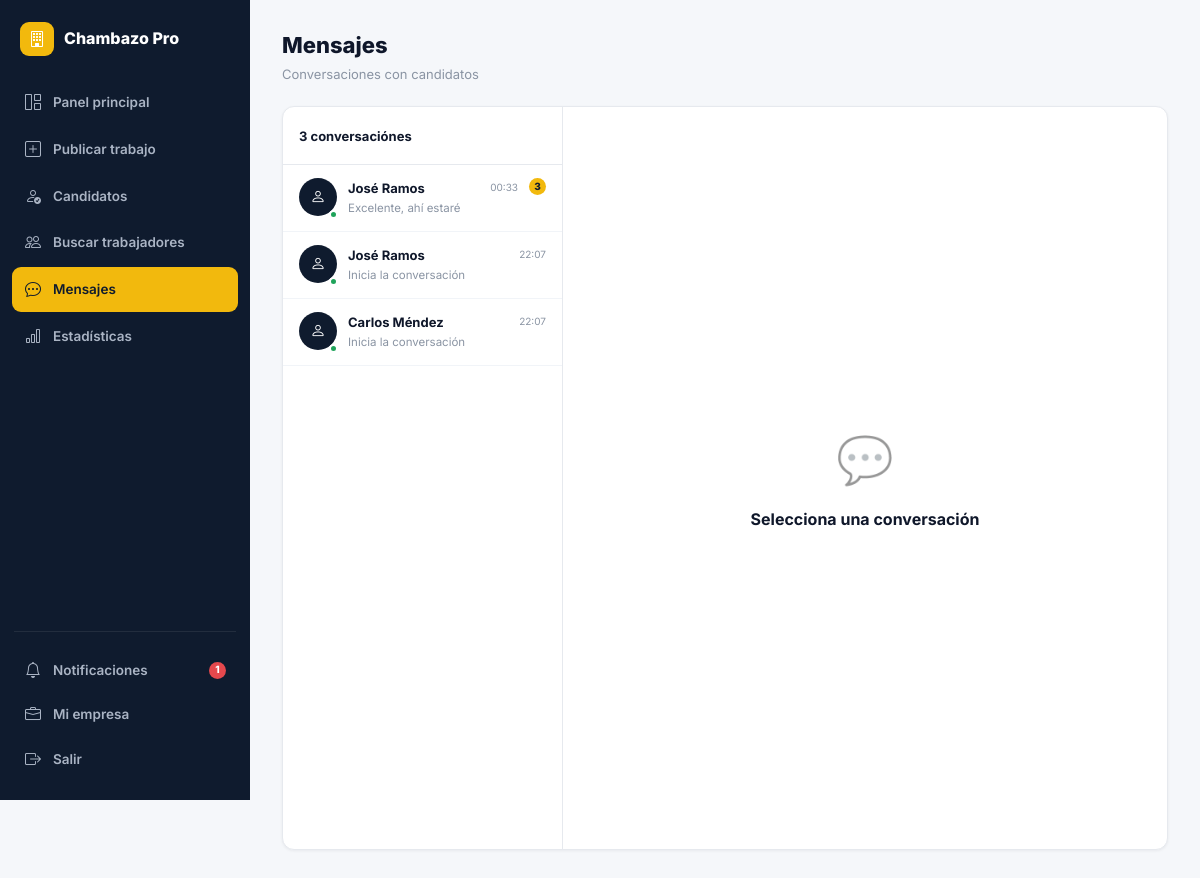
/mensajes/ (signed in), run on the app's committed database.
### core/models.py (models this page shows, shortened)
class Solicitud(models.Model):
    STATUS_CHOICES = [
        ('pendiente', 'Pendiente'),
        ('en_revision', 'En revisión'),
        ('aceptado', 'Aceptado'),
        ('rechazado', 'Rechazado'),
        ('contratado', 'Contratado'),
        ('en_progreso', 'En progreso'),
        ('completado', 'Completado'),
    ]
    trabajo   = models.ForeignKey(Trabajo, on_delete=models.CASCADE, related_name='solicitudes')
    trabajador= models.ForeignKey(User, on_delete=models.CASCADE, related_name='solicitudes')
    estado    = models.CharField(max_length=20, choices=STATUS_CHOICES, default='pendiente')
    mensaje   = models.TextField(blank=True)
    rapida    = models.BooleanField(default=False)
    tarifa_propuesta = models.DecimalField(max_digits=10, decimal_places=2, null=True, blank=True)
    creado    = models.DateTimeField(auto_now_add=True)
    actualizado = models.DateTimeField(auto_now=True)
    class Meta:
        unique_together = ('trabajo', 'trabajador')
        ordering = ['-creado']

class Mensaje(models.Model):
    solicitud = models.ForeignKey(Solicitud, on_delete=models.CASCADE, related_name='mensajes')
    autor     = models.ForeignKey(User, on_delete=models.CASCADE, related_name='mensajes_enviados')
    texto     = models.TextField()
    leido     = models.BooleanField(default=False)
    creado    = models.DateTimeField(auto_now_add=True)
    class Meta:
        ordering = ['creado']

### core/views.py (the view, shortened to what this page needs)
# urls.py: path('mensajes/', views.mensajes, name='mensajes'),
@login_required
def mensajes(request, sol_pk=None):
    if request.user.profile.rol == 'trabajador':
        conv_qs = Solicitud.objects.filter(
            trabajador=request.user, estado__in=['aceptado', 'contratado']
        ).select_related('trabajo__contratista__profile')
    else:
        conv_qs = Solicitud.objects.filter(
            trabajo__contratista=request.user, estado__in=['aceptado', 'contratado']
        ).select_related('trabajador__profile', 'trabajo')
    conversaciones = []
    for sol in conv_qs:
        otro = sol.trabajo.contratista if request.user == sol.trabajador else sol.trabajador
        ultimo = sol.mensajes.last()
        conversaciones.append({
            'sol': sol, 'otro': otro,
            'ultimo_msg': ultimo.texto if ultimo else 'Inicia la conversación',
            'ultimo_fecha': ultimo.creado if ultimo else sol.creado,
            'no_leidos': sol.mensajes.filter(leido=False).exclude(autor=request.user).count(),
        })
    conversaciones.sort(key=lambda c: c['ultimo_fecha'], reverse=True)
    sol_activa = None
    otro_user = None
    msgs = []
    active = 'mensajes'
    ctx = ctx_base(request)
    ctx.update({'conversaciones': conversaciones, 'sol_activa': sol_activa,
                'otro_user': otro_user, 'mensajes_list': msgs, 'active': active})
    template = 'core/mensajes_contratista.html' if request.user.profile.rol == 'contratista' else 'core/mensajes.html'
    return render(request, template, ctx)

### core/views.py (called while the page is built)
def ctx_base(request):
    ctx = {'GOOGLE_MAPS_KEY': settings.GOOGLE_MAPS_API_KEY}
    if request.user.is_authenticated:
        ctx['notif_count'] = Notificacion.objects.filter(usuario=request.user, leida=False).count()
        if request.user.profile.rol == 'trabajador':
            ctx['urgentes_count'] = Trabajo.objects.filter(activo=True, es_urgente=True).count()
            ctx['solicitudes_pend_count'] = Solicitud.objects.filter(
                trabajador=request.user, estado__in=['pendiente', 'en_revision']).count()
    return ctx

### core/templates/core/mensajes_contratista.html (shortened to what this page needs)
{% extends 'core/base.html' %}
{% block body %}
{% include 'core/_sidebar_contratista.html' %}
<div class="page-hd"><div><h1>Mensajes</h1><p>Conversaciones con candidatos</p></div></div>
<div class="msg-shell">
  <div class="msg-list {% if sol_activa %}mobile-hide{% else %}mobile-show{% endif %}">
    <div class="msg-list-hd"><span class="fw-700 t-sm">{{ conversaciones|length }} conversación{{ conversaciones|length|pluralize:"es" }}</span></div>
    {% for c in conversaciones %}
    <a href="{% url 'mensajes_chat' c.sol.pk %}" class="conv-item {% if sol_activa.pk == c.sol.pk %}active{% endif %}">
      <div style="position:relative;">
        <div class="conv-av">{% if c.otro.profile.foto %}<img src="{{ c.otro.profile.foto.url }}" alt="">{% else %}<i class="bi bi-person"></i>{% endif %}</div>
        <div class="conv-online-dot"></div>
      </div>
      <div style="flex:1;min-width:0;">
        <div class="flex-bc"><span class="conv-name">{{ c.otro.get_full_name|default:c.otro.username }}</span><span class="conv-time">{{ c.ultimo_fecha|date:"H:i" }}</span></div>
        <div class="conv-preview">{{ c.ultimo_msg }}</div>
      </div>
      {% if c.no_leidos > 0 %}<span class="sidebar-badge" style="position:static;background:var(--yellow);color:var(--navy);">{{ c.no_leidos }}</span>{% endif %}
    </a>
    {% empty %}
    <div class="empty-state"><div class="empty-icon">💬</div><div class="empty-title">Sin conversaciones</div></div>
    {% endfor %}
  </div>
  <div class="chat-area {% if not sol_activa %}mobile-hide{% endif %}">
    {% if sol_activa %}
    <div class="chat-area-hd">
      <div class="conv-av">{% if otro_user.profile.foto %}<img src="{{ otro_user.profile.foto.url }}" alt="">{% else %}<i class="bi bi-person"></i>{% endif %}</div>
      <div><div class="fw-700 t-sm">{{ otro_user.get_full_name|default:otro_user.username }}</div><div class="t-xxs t-muted">{{ sol_activa.trabajo.titulo }}</div></div>
    </div>
    <div class="chat-msgs" id="chatMsgs">
      {% for m in mensajes_list %}
      <div class="msg-row {% if m.autor == request.user %}me{% endif %}">
        <div class="msg-av-sm">{% if m.autor.profile.foto %}<img src="{{ m.autor.profile.foto.url }}" style="width:28px;height:28px;border-radius:50%;object-fit:cover;">{% else %}<i class="bi bi-person"></i>{% endif %}</div>
        <div><div class="bubble {% if m.autor == request.user %}bubble-me{% else %}bubble-them{% endif %}">{{ m.texto }}</div>
        <div class="t-xxs t-muted mt-4" style="{% if m.autor == request.user %}text-align:right;{% endif %}">{{ m.creado|date:"H:i" }}</div></div>
      </div>
      {% empty %}
      <div class="empty-state"><div class="empty-icon">💬</div><div class="empty-title">Inicia la conversación</div></div>
      {% endfor %}
    </div>
    <form method="post" class="chat-input-bar">
      {% csrf_token %}
      <input type="text" name="texto" class="chat-input" placeholder="Escribe un mensaje..." autocomplete="off" required>
      <button type="submit" class="btn btn-y btn-icon-circle" style="width:38px;height:38px;color:var(--navy);"><i class="bi bi-send-fill"></i></button>
    </form>
    {% else %}
    <div class="empty-state" style="margin:auto;"><div class="empty-icon">💬</div><div class="empty-title">Selecciona una conversación</div></div>
    {% endif %}
  </div>
</div>
{% include 'core/_sidebar_close.html' %}
{% endblock %}

### static/css/chambazo.css (style rules this page uses)
:root { --green:#1FA35A; --green-dark:#178449; --green-light:#e7f7ee; --green-glow:rgba(31,163,90,.18); --yellow:#F2B90D; --yellow-dark:#c99a08; --yellow-light:#fdf6dc; --red:#e5484d; --red-light:#fdeceb; --blue:#3b82f6; --blue-light:#e8f0fe; --purple:#8b5cf6; --purple-light:#f1ebfe; --navy:#0f1b2e; --navy-2:#16233a; --navy-3:#1c2c47; --dark:#0f172a; --mid:#4b5768; --muted:#8a94a3; --border:#e6e9ee; --bg:#f5f7fa; --white:#ffffff; --r-sm:8px; --r:12px; --r-lg:16px; --r-xl:22px; --sh:0 1px 3px rgba(15,23,42,.06); --sh-md:0 4px 14px rgba(15,23,42,.08); --sh-lg:0 10px 34px rgba(15,23,42,.12); --sh-xl:0 24px 64px rgba(15,23,42,.18); --font:'Inter',system-ui,sans-serif; --tr:all .18s cubic-bezier(.4,0,.2,1); }
*,*::before,*::after { box-sizing:border-box;margin:0;padding:0 }
html { scroll-behavior:smooth }
body { font-family:var(--font);background:var(--bg);color:var(--dark);line-height:1.55;-webkit-font-smoothing:antialiased }
a { color:inherit;text-decoration:none }
.t-sm { font-size:13px }
.fw-700 { font-weight:700 }
.sidebar-badge { margin-left:auto;background:var(--red);color:#fff;font-size:10px;font-weight:800; border-radius:99px;min-width:17px;height:17px;display:flex;align-items:center;justify-content:center;padding:0 4px; }
.page-hd { display:flex;align-items:flex-start;justify-content:space-between;margin-bottom:22px;gap:14px;flex-wrap:wrap }
.page-hd h1 { font-size:22px;font-weight:800;color:var(--dark) }
.page-hd p { font-size:13px;color:var(--muted);margin-top:2px }
.msg-shell { display:grid;grid-template-columns:280px 1fr;height:calc(100vh - 56px);background:#fff;border-radius:var(--r);box-shadow:var(--sh);overflow:hidden;border:1px solid var(--border) }
.msg-list { border-right:1px solid var(--border);overflow-y:auto;display:flex;flex-direction:column }
.msg-list-hd { padding:16px;border-bottom:1px solid var(--border) }
.conv-item { display:flex;gap:11px;padding:13px 16px;border-bottom:1px solid #f1f4f8;cursor:pointer;transition:var(--tr);position:relative }
.conv-av { width:38px;height:38px;border-radius:50%;background:var(--navy);color:#fff;display:flex;align-items:center;justify-content:center;font-size:15px;flex-shrink:0;overflow:hidden }
.conv-online-dot { position:absolute;bottom:-1px;right:-1px;width:9px;height:9px;border-radius:50%;background:var(--green);border:2px solid #fff }
.conv-name { font-size:13px;font-weight:700;color:var(--dark) }
.conv-preview { font-size:11.5px;color:var(--muted);margin-top:2px;white-space:nowrap;overflow:hidden;text-overflow:ellipsis;max-width:170px }
.conv-time { font-size:10px;color:var(--muted);flex-shrink:0 }
.chat-area { display:flex;flex-direction:column;height:100% }
.empty-state { text-align:center;padding:56px 24px }
.empty-icon { font-size:46px;margin-bottom:12px;opacity:.4 }
.empty-title { font-size:16px;font-weight:700;color:var(--dark) }
.flex-bc { display:flex;align-items:center;justify-content:space-between }

### data on the page
Solicitud: otro.get_full_name "José Ramos", ultimo_fecha "00:33", ultimo_msg "Excelente, ahí estaré", no_leidos "3"
Solicitud: otro.get_full_name "José Ramos", ultimo_fecha "22:07", ultimo_msg "Inicia la conversación"
Solicitud: otro.get_full_name "Carlos Méndez", ultimo_fecha "22:07", ultimo_msg "Inicia la conversación"

### other printed values
{{ notif_count }} "1"
{{ conversaciones|length }} "3"
